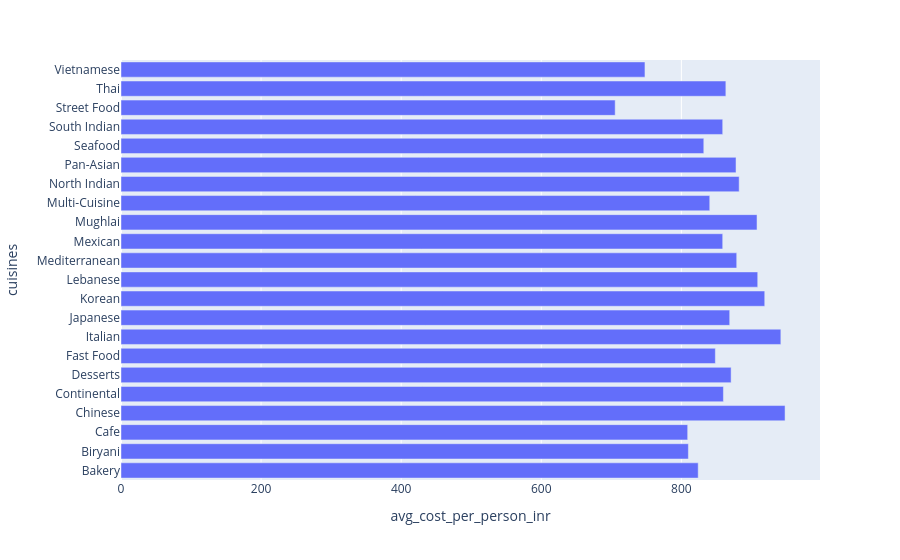

Notebook cell for this chart:
### Code cell
fig = px.bar(
    avg_cost_cuisine,
    y='cuisines',
    x='avg_cost_per_person_inr',
    orientation='h'
)
fig.show()

### Figure 1 — Plotly figure (JSON) as saved in the notebook; plotly's stock layout.template omitted (floating-point values rounded to 4 significant figures)
{"data": [{"hovertemplate": "avg_cost_per_person_inr=%{x}<br>cuisines=%{y}<extra></extra>", "legendgroup": "", "marker": {"color": "#636efa", "pattern": {"shape": ""}}, "name": "", "orientation": "h", "showlegend": false, "textposition": "auto", "type": "bar", "x": [824.0, 810.0, 809.0, 948.0, 860.0, 871.0, 848.5, 942.0, 869.0, 919.0, 909.0, 879.0, 859.0, 908.0, 840.5, 882.5, 878.0, 832.0, 859.0, 705.5, 863.5, 748.0], "xaxis": "x", "y": ["Bakery", "Biryani", "Cafe", "Chinese", "Continental", "Desserts", "Fast Food", "Italian", "Japanese", "Korean", "Lebanese", "Mediterranean", "Mexican", "Mughlai", "Multi-Cuisine", "North Indian", "Pan-Asian", "Seafood", "South Indian", "Street Food", "Thai", "Vietnamese"], "yaxis": "y"}], "layout": {"barmode": "relative", "legend": {"tracegroupgap": 0}, "margin": {"t": 60}, "xaxis": {"anchor": "y", "domain": [0, 1], "title": {"text": "avg_cost_per_person_inr"}}, "yaxis": {"anchor": "x", "domain": [0, 1], "title": {"text": "cuisines"}}}}
